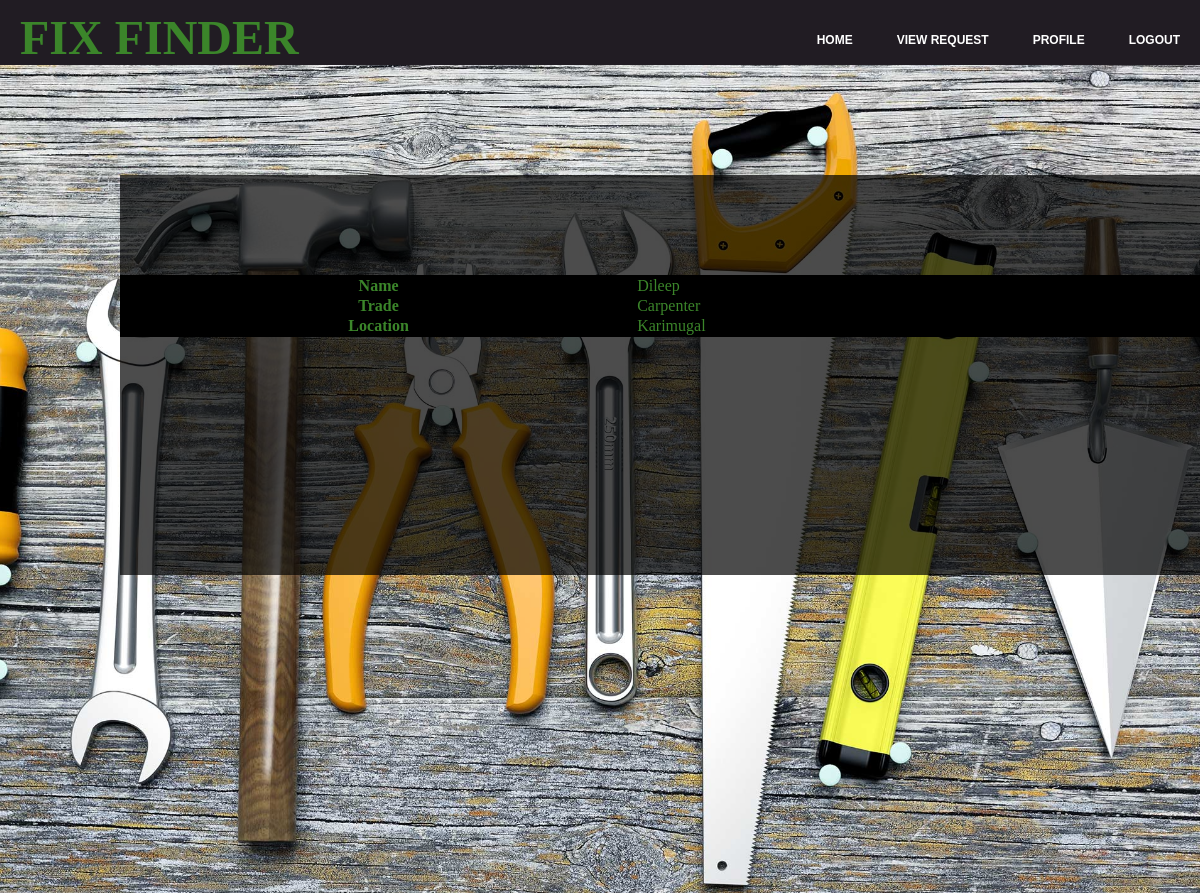
Screenshot of /tpprofile.php (signed in) with the database file from the repository.
### tables this page shows
CREATE TABLE `tradeperson` (
  `Tpid` int(10) NOT NULL,
  `Name` varchar(30) NOT NULL,
  `Trade` varchar(30) NOT NULL,
  `Location` varchar(30) NOT NULL,
  `PhoneNo` bigint(30) NOT NULL,
  `Username` varchar(30) NOT NULL,
  `Password` varchar(30) NOT NULL
);

### tpprofile.php (the view, shortened to what this page needs)
<html>
<head>
<link href="index.css" type="text/css" rel="stylesheet">
</head>
<body>
<header>
    <div class="main">
        <div class="logo">
         <font size="10" > <b>FIX FINDER</b></font>
        </div>
        <ul class="navarea"><b>
          <li><a href="welcome.php">HOME</a></li>
          <li><a href="viewrequest.php">VIEW REQUEST</a></li>
          <li><a href="tpprofile.php">PROFILE</a><b></li>
          <li><a href="logout.php">LOGOUT</a><b></li>
        </ul>
    </div>
</header>
    <div class="back">
    <div class="welcometext">
      <?php
            include 'dataconnect.php';
            $Tpid=$_SESSION["Tpid"];
            $result=$conn->query("select * from tradeperson where Tpid='$Tpid'");
               if($result->num_rows>0)
              {
?>
  <table width="100%" border="1">
<?php
  while($row=mysqli_fetch_assoc($result))
  {
echo "<tr><th>Name</th><td>" . $row["Name"] . "</td></tr><tr><th>Trade</th><td>" . $row["Trade"] . "</td></tr><tr><th>Location</th><td>".$row["Location"] . "</td></tr>" ;
 }
}
  else
     echo "0 results";
?>
</table>
</div>
    </div>
    </body>
</html>

### index.css (style rules this page uses)
* { margin:0; padding:0; background-position: center center; background-repeat: no-repeat; background-size: cover; }
.main { width:100%; margin:auto; }
header { background-size: cover; position:fixed; background-color:#211c23; height:65px; position: relative; }
.navarea { float:right; list-style:none; margin-top: 30px; }
.navarea li { display:inline-block; }
.navarea li a { color: #fff; text-decoration: none; padding:5px 20px; font-family:sans-serif; font-size: 12px; }
.logo { margin-left:20px; margin-top:10px; font-size:100px; color:#3b852a; width: 500px; float:left; height: auto; }
.welcometext { width: 1100px; vertical-align:middle; margin-top:110px; margin-left:10%; padding-top:100px; height: 300px; background-color:rgba(0,0,0,0.7); text-align: center; }
.back { background-image:url("pic.jpg"); position: absolute; left: 0; width: 100%; height: 95%; background-position: center center; background-repeat: no-repeat; background-size: cover; }

### tpprofile.php (style rules this page uses)
table { color:#3b852a; background-color: black; border:none; }
table th,td { border-style: none; }

### rows the page displays
tradeperson: Name "Dileep", Trade "Carpenter", Location "Karimugal"
